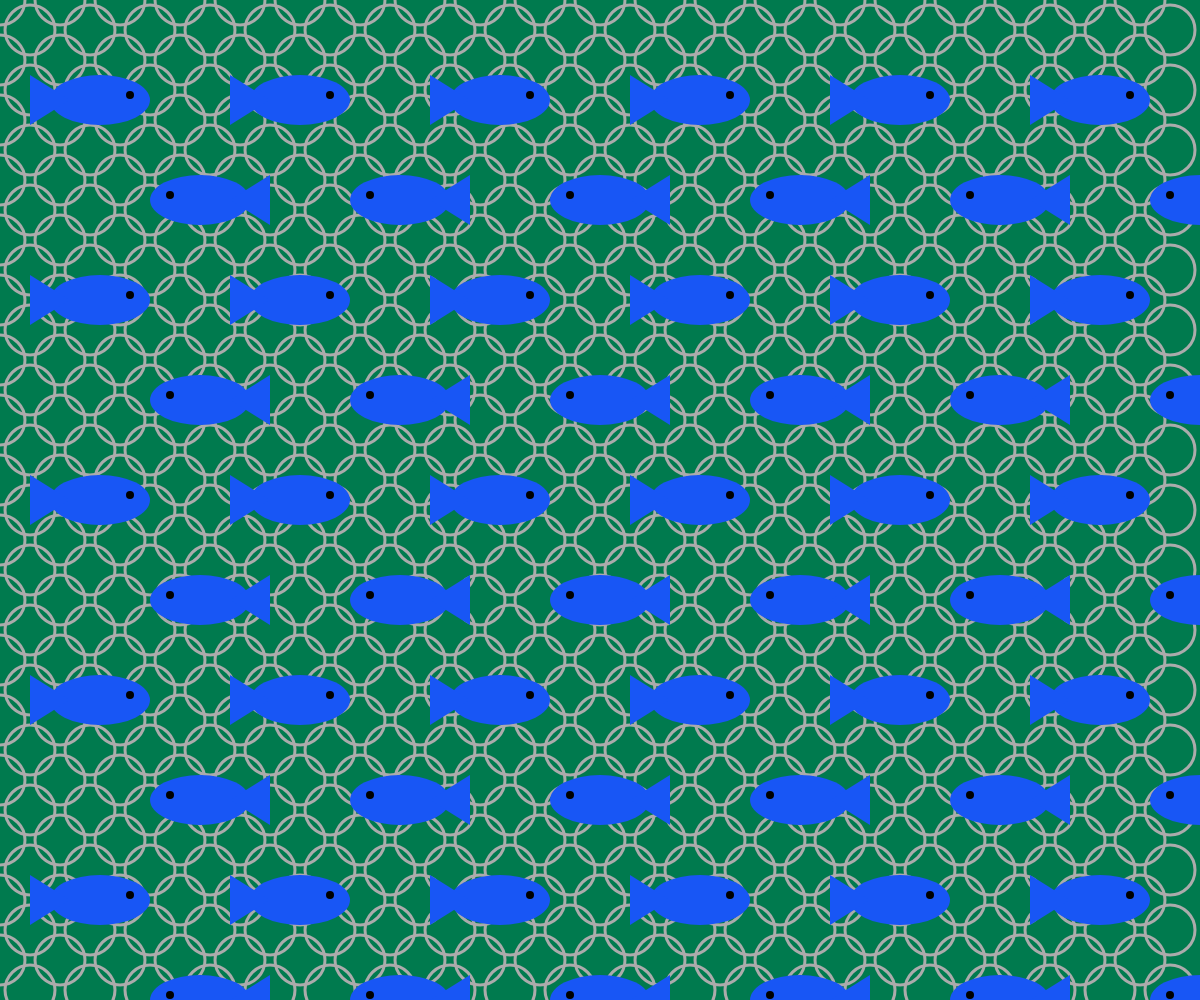
Frame 1 (no input)
Frame 60 (no input): identical to frame 1, image omitted
Frame 120 (the mouse pressed at the canvas centre since frame 60): identical to frame 1, image omitted

The p5.js sketch that drew this single still picture (run headless with seeded random() and noise() and a simulated clock; from frame 60 on, the mouse is pressed at the canvas centre):

// p5.js sketch
// ── sketch.js

function setup() {
  createCanvas(windowWidth, windowHeight);
  background(0, 122, 78);

  for (y = 0; y < height; y += 60) {
    for (x = 0; x < width; x += 60) {
      noFill();
      stroke(171, 171, 171);
      strokeWeight(3);
      ellipse(x, y, 50);
    }
  }

  for (y = 30; y < height; y += 60) {
    for (x = 30; x < width; x += 60) {
      noFill();
      stroke(171, 171, 171);
      strokeWeight(3);
      ellipse(x, y, 50);
    }
  }

  for (y = 100; y < width; y += 200) {
    for (x = 100; x < width; x += 200) {
      noStroke();
      fill(24,86,245);
      ellipse(x,y,100,50);
      ellipse(x + 100, y + 100, 100, 50);
      triangle(x - 70,y - 25, x - 30, y,x - 70,y + 25);
      triangle(x + 130, y + 100, x + 170, y +75, x + 170, y + 125);
      fill(0,0,0);
      ellipse(x + 30,y - 5,8);
      ellipse(x + 70, y + 95 , 8)


    } 
  }

}

function draw() {}
